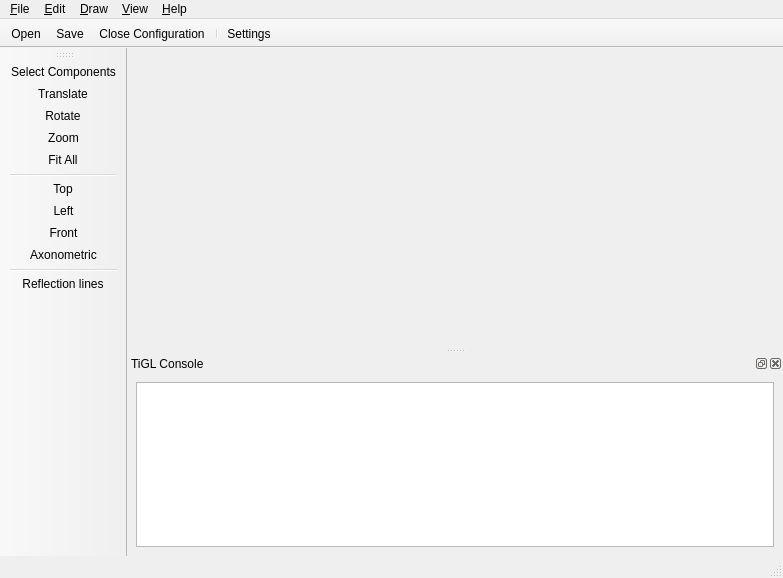
<?xml version="1.0" encoding="UTF-8"?>
<ui version="4.0">
 <class>TIGLViewerWindow</class>
 <widget class="QMainWindow" name="TIGLViewerWindow">
  <property name="geometry">
   <rect>
    <x>0</x>
    <y>0</y>
    <width>783</width>
    <height>578</height>
   </rect>
  </property>
  <property name="windowTitle">
   <string>MainWindow</string>
  </property>
  <property name="windowIcon">
   <iconset resource="TIGLViewer.qrc">
    <normaloff>:/gfx/Icon_TIGL_128.png</normaloff>:/gfx/Icon_TIGL_128.png</iconset>
  </property>
  <property name="unifiedTitleAndToolBarOnMac">
   <bool>true</bool>
  </property>
  <widget class="QWidget" name="centralwidget">
   <property name="sizePolicy">
    <sizepolicy hsizetype="Expanding" vsizetype="Expanding">
     <horstretch>0</horstretch>
     <verstretch>0</verstretch>
    </sizepolicy>
   </property>
   <layout class="QVBoxLayout" name="verticalLayout">
    <property name="leftMargin">
     <number>0</number>
    </property>
    <property name="topMargin">
     <number>0</number>
    </property>
    <property name="rightMargin">
     <number>0</number>
    </property>
    <property name="bottomMargin">
     <number>0</number>
    </property>
    <item>
     <widget class="TIGLViewerWidget" name="myOCC" native="true">
      <property name="sizePolicy">
       <sizepolicy hsizetype="Preferred" vsizetype="Preferred">
        <horstretch>0</horstretch>
        <verstretch>70</verstretch>
       </sizepolicy>
      </property>
      <property name="minimumSize">
       <size>
        <width>0</width>
        <height>300</height>
       </size>
      </property>
     </widget>
    </item>
   </layout>
  </widget>
  <widget class="QMenuBar" name="menubar">
   <property name="geometry">
    <rect>
     <x>0</x>
     <y>0</y>
     <width>783</width>
     <height>25</height>
    </rect>
   </property>
   <widget class="QMenu" name="fileMenu">
    <property name="title">
     <string>&amp;File</string>
    </property>
    <widget class="QMenu" name="recentFileMenu">
     <property name="title">
      <string>&amp;Recent Files</string>
     </property>
    </widget>
    <widget class="QMenu" name="tiglMenu">
     <property name="title">
      <string>&amp;CPACS Export</string>
     </property>
     <widget class="QMenu" name="menuExport_to_IGES">
      <property name="title">
       <string>IGES</string>
      </property>
      <addaction name="tiglExportIgesAction"/>
      <addaction name="tiglExportFusedIgesAction"/>
     </widget>
     <widget class="QMenu" name="menuExport_to_STEP">
      <property name="title">
       <string>STEP</string>
      </property>
      <addaction name="tiglExportStepAction"/>
      <addaction name="tiglExportFusedStepAction"/>
     </widget>
     <widget class="QMenu" name="menuExport_to_VTK">
      <property name="title">
       <string>VTK</string>
      </property>
      <addaction name="tiglExportMeshedWingVTK"/>
      <addaction name="tiglExportMeshedWingVTKsimple"/>
      <addaction name="tiglExportMeshedFuselageVTK"/>
      <addaction name="tiglExportMeshedConfigVTKNoFuse"/>
      <addaction name="tiglExportMeshedConfigVTK"/>
     </widget>
     <widget class="QMenu" name="menuExport_to_STL">
      <property name="title">
       <string>STL</string>
      </property>
      <addaction name="tiglExportMeshedWingSTL"/>
      <addaction name="tiglExportMeshedFuselageSTL"/>
      <addaction name="tiglExportMeshedConfigSTL"/>
     </widget>
     <widget class="QMenu" name="menuExport_to_Collada">
      <property name="title">
       <string>Collada</string>
      </property>
      <addaction name="tiglExportWingColladaAction"/>
      <addaction name="tiglExportFuselageColladaAction"/>
      <addaction name="tiglExportConfigurationColladaAction"/>
     </widget>
     <widget class="QMenu" name="menuExport_to_BRep">
      <property name="title">
       <string>BRep</string>
      </property>
      <addaction name="tiglExportWingBRepAction"/>
      <addaction name="tiglExportFuselageBRepAction"/>
      <addaction name="tiglExportFusedConfigBRep"/>
      <addaction name="tiglExportWingCurvesBRepAction"/>
      <addaction name="tiglExportFuselageCurvesBRepAction"/>
     </widget>
     <addaction name="menuExport_to_IGES"/>
     <addaction name="menuExport_to_STEP"/>
     <addaction name="menuExport_to_BRep"/>
     <addaction name="separator"/>
     <addaction name="menuExport_to_VTK"/>
     <addaction name="menuExport_to_STL"/>
     <addaction name="menuExport_to_Collada"/>
    </widget>
    <addaction name="newAction"/>
    <addaction name="openAction"/>
    <addaction name="recentFileMenu"/>
    <addaction name="openScriptAction"/>
    <addaction name="setBackgroundAction"/>
    <addaction name="separator"/>
    <addaction name="saveAction"/>
    <addaction name="saveScreenshotAction"/>
    <addaction name="tiglMenu"/>
    <addaction name="closeAction"/>
    <addaction name="separator"/>
    <addaction name="settingsAction"/>
    <addaction name="exitAction"/>
   </widget>
   <widget class="QMenu" name="cpacsMenu">
    <property name="title">
     <string>&amp;Draw</string>
    </property>
    <widget class="QMenu" name="menuAircraft">
     <property name="title">
      <string>Aircraft</string>
     </property>
     <addaction name="showAllWingsAndFuselagesAction"/>
     <addaction name="showAllWingsAndFuselageDuctCutoutsAction"/>
     <addaction name="showAllWingsAndFuselagesSurfacePointsAction"/>
     <addaction name="drawFusedAircraftAction"/>
     <addaction name="showFusedAirplaneTriangulation"/>
     <addaction name="drawIntersectionAction"/>
     <addaction name="drawFarFieldAction"/>
     <addaction name="drawSystemsAction"/>
     <addaction name="drawComponentAction"/>
    </widget>
    <widget class="QMenu" name="menuWings">
     <property name="title">
      <string>Wings</string>
     </property>
     <addaction name="drawWingsAction"/>
     <addaction name="drawFusedWingAction"/>
     <addaction name="drawWingShellAction"/>
     <addaction name="drawWingComponentSegmentAction"/>
     <addaction name="drawWingStructureAction"/>
     <addaction name="drawWingTriangulationAction"/>
     <addaction name="drawWingProfilesAction"/>
     <addaction name="drawWingGuideCurvesAction"/>
     <addaction name="drawWingFlapsAction"/>
     <addaction name="separator"/>
     <addaction name="drawWingSamplePointsAction"/>
     <addaction name="drawWingOverlayCPACSProfilePointsAction"/>
     <addaction name="drawWingCSPointAction"/>
    </widget>
    <widget class="QMenu" name="menuFuselages">
     <property name="title">
      <string>Fuselages</string>
     </property>
     <addaction name="drawFuselageAction"/>
     <addaction name="drawFuselageProfilesAction"/>
     <addaction name="drawFuselageGuideCurvesAction"/>
     <addaction name="drawFuselageTriangulationAction"/>
     <addaction name="drawFuselageSamplePointsAction"/>
     <addaction name="drawFuselageSamplePointsAngleAction"/>
     <addaction name="drawFusedFuselageAction"/>
    </widget>
    <widget class="QMenu" name="menuRotorcraft">
     <property name="title">
      <string>Rotorcraft</string>
     </property>
     <addaction name="drawRotorsAction"/>
     <addaction name="showRotorPropertiesAction"/>
    </widget>
    <widget class="QMenu" name="menuRotorBlades">
     <property name="title">
      <string>Rotor blades</string>
     </property>
     <addaction name="drawRotorBladesAction"/>
     <addaction name="drawFusedRotorBladeAction"/>
     <addaction name="drawRotorBladeShellAction"/>
     <addaction name="drawRotorBladeComponentSegmentAction"/>
     <addaction name="drawRotorBladeTriangulationAction"/>
     <addaction name="drawRotorProfilesAction"/>
     <addaction name="drawRotorBladeGuideCurvesAction"/>
     <addaction name="separator"/>
     <addaction name="drawRotorBladeSamplePointsAction"/>
     <addaction name="drawRotorBladeOverlayCPACSProfilePointsAction"/>
     <addaction name="drawRotorBladeCSPointAction"/>
    </widget>
    <widget class="QMenu" name="menuMisc_Geometry">
     <property name="title">
      <string>Misc Geometry</string>
     </property>
     <addaction name="drawPointAction"/>
     <addaction name="drawVectorAction"/>
     <addaction name="drawBoxAction"/>
    </widget>
    <addaction name="menuAircraft"/>
    <addaction name="menuRotorcraft"/>
    <addaction name="menuWings"/>
    <addaction name="menuRotorBlades"/>
    <addaction name="menuFuselages"/>
    <addaction name="menuMisc_Geometry"/>
   </widget>
   <widget class="QMenu" name="viewMenu">
    <property name="title">
     <string>&amp;View</string>
    </property>
    <widget class="QMenu" name="viewDisplayMenu">
     <property name="title">
      <string>&amp;Display</string>
     </property>
     <addaction name="viewFrontAction"/>
     <addaction name="viewBackAction"/>
     <addaction name="viewTopAction"/>
     <addaction name="viewBottomAction"/>
     <addaction name="viewLeftAction"/>
     <addaction name="viewRightAction"/>
     <addaction name="separator"/>
     <addaction name="viewAxoAction"/>
     <addaction name="viewGridAction"/>
     <addaction name="separator"/>
     <addaction name="viewResetAction"/>
     <addaction name="viewZoomInAction"/>
     <addaction name="viewZoomOutAction"/>
     <addaction name="separator"/>
     <addaction name="showConsoleAction"/>
     <addaction name="showWireframeAction"/>
     <addaction name="showReflectionLinesAction"/>
    </widget>
    <widget class="QMenu" name="viewActionsMenu">
     <property name="title">
      <string>&amp;Actions</string>
     </property>
     <addaction name="fitAction"/>
     <addaction name="fitAllAction"/>
     <addaction name="zoomAction"/>
     <addaction name="panAction"/>
     <addaction name="rotAction"/>
    </widget>
    <widget class="QMenu" name="gridMenu">
     <property name="title">
      <string>&amp;Grid</string>
     </property>
     <addaction name="gridOnAction"/>
     <addaction name="separator"/>
     <addaction name="gridXYAction"/>
     <addaction name="gridXZAction"/>
     <addaction name="gridYZAction"/>
     <addaction name="separator"/>
     <addaction name="gridRectAction"/>
     <addaction name="gridCircAction"/>
    </widget>
    <addaction name="viewDisplayMenu"/>
    <addaction name="viewActionsMenu"/>
    <addaction name="gridMenu"/>
   </widget>
   <widget class="QMenu" name="helpMenu">
    <property name="title">
     <string>&amp;Help</string>
    </property>
    <addaction name="aboutAction"/>
    <addaction name="aboutQtAction"/>
   </widget>
   <widget class="QMenu" name="menuEdit">
    <property name="title">
     <string>&amp;Edit</string>
    </property>
   </widget>
   <addaction name="fileMenu"/>
   <addaction name="menuEdit"/>
   <addaction name="cpacsMenu"/>
   <addaction name="viewMenu"/>
   <addaction name="helpMenu"/>
  </widget>
  <widget class="QStatusBar" name="statusbar"/>
  <widget class="QToolBar" name="toolBar">
   <property name="windowTitle">
    <string>File</string>
   </property>
   <property name="movable">
    <bool>false</bool>
   </property>
   <attribute name="toolBarArea">
    <enum>TopToolBarArea</enum>
   </attribute>
   <attribute name="toolBarBreak">
    <bool>false</bool>
   </attribute>
   <addaction name="openAction"/>
   <addaction name="saveAction"/>
   <addaction name="closeAction"/>
   <addaction name="separator"/>
   <addaction name="settingsAction"/>
  </widget>
  <widget class="QToolBar" name="toolBarView">
   <property name="windowTitle">
    <string>Views</string>
   </property>
   <property name="orientation">
    <enum>Qt::Vertical</enum>
   </property>
   <attribute name="toolBarArea">
    <enum>LeftToolBarArea</enum>
   </attribute>
   <attribute name="toolBarBreak">
    <bool>false</bool>
   </attribute>
   <addaction name="selectAction"/>
   <addaction name="panAction"/>
   <addaction name="rotAction"/>
   <addaction name="zoomAction"/>
   <addaction name="fitAllAction"/>
   <addaction name="separator"/>
   <addaction name="viewTopAction"/>
   <addaction name="viewLeftAction"/>
   <addaction name="viewFrontAction"/>
   <addaction name="viewAxoAction"/>
   <addaction name="separator"/>
   <addaction name="showReflectionLinesAction"/>
  </widget>
  <widget class="QDockWidget" name="consoleDockWidget">
   <property name="windowTitle">
    <string>TiGL Console</string>
   </property>
   <attribute name="dockWidgetArea">
    <number>8</number>
   </attribute>
   <widget class="QWidget" name="dockWidgetContents_2">
    <layout class="QVBoxLayout" name="verticalLayout2">
     <item>
      <widget class="Console" name="console">
       <property name="baseSize">
        <size>
         <width>0</width>
         <height>100</height>
        </size>
       </property>
      </widget>
     </item>
    </layout>
   </widget>
  </widget>
  <action name="drawBoxAction">
   <property name="text">
    <string>Draw Box</string>
   </property>
  </action>
  <action name="newAction">
   <property name="text">
    <string>&amp;New</string>
   </property>
   <property name="toolTip">
    <string>Create a new file</string>
   </property>
   <property name="shortcut">
    <string>Ctrl+N</string>
   </property>
  </action>
  <action name="openAction">
   <property name="icon">
    <iconset resource="TIGLViewer.qrc">
     <normaloff>:/gfx/document-open.png</normaloff>:/gfx/document-open.png</iconset>
   </property>
   <property name="text">
    <string>&amp;Open...</string>
   </property>
   <property name="toolTip">
    <string>Open an existing file</string>
   </property>
   <property name="shortcut">
    <string>Ctrl+O</string>
   </property>
  </action>
  <action name="openScriptAction">
   <property name="text">
    <string>Open Script</string>
   </property>
   <property name="toolTip">
    <string>Open a script file</string>
   </property>
  </action>
  <action name="actionRecent_Files">
   <property name="text">
    <string>Recent Files</string>
   </property>
  </action>
  <action name="actionBlubb">
   <property name="text">
    <string>blubb</string>
   </property>
  </action>
  <action name="saveAction">
   <property name="icon">
    <iconset resource="TIGLViewer.qrc">
     <normaloff>:/gfx/document-save.png</normaloff>:/gfx/document-save.png</iconset>
   </property>
   <property name="text">
    <string>&amp;Save</string>
   </property>
   <property name="toolTip">
    <string>Save the document to disk</string>
   </property>
   <property name="shortcut">
    <string>Ctrl+S</string>
   </property>
  </action>
  <action name="printAction">
   <property name="text">
    <string>&amp;Print</string>
   </property>
   <property name="toolTip">
    <string>Print the document</string>
   </property>
   <property name="shortcut">
    <string>Ctrl+P</string>
   </property>
  </action>
  <action name="setBackgroundAction">
   <property name="text">
    <string>&amp;Load Background Image</string>
   </property>
   <property name="toolTip">
    <string>Set Background Image from file</string>
   </property>
   <property name="shortcut">
    <string>Ctrl+B</string>
   </property>
  </action>
  <action name="exitAction">
   <property name="text">
    <string>Exit</string>
   </property>
   <property name="toolTip">
    <string>Exit the application</string>
   </property>
   <property name="shortcut">
    <string>Ctrl+Q</string>
   </property>
  </action>
  <action name="cutAction">
   <property name="text">
    <string>Cu&amp;t</string>
   </property>
   <property name="toolTip">
    <string>Cut the current selection's contents to the clipboard</string>
   </property>
   <property name="shortcut">
    <string>Ctrl+X</string>
   </property>
  </action>
  <action name="copyAction">
   <property name="text">
    <string>&amp;Copy</string>
   </property>
   <property name="toolTip">
    <string>Copy the current selection's contents to the clipboard</string>
   </property>
   <property name="shortcut">
    <string>Ctrl+C</string>
   </property>
  </action>
  <action name="pasteAction">
   <property name="text">
    <string>&amp;Paste</string>
   </property>
   <property name="toolTip">
    <string>Paste the clipboard's contents into the current selection</string>
   </property>
   <property name="shortcut">
    <string>Ctrl+V</string>
   </property>
  </action>
  <action name="showAllWingsAndFuselagesAction">
   <property name="text">
    <string>Show the complete Aircraft</string>
   </property>
   <property name="statusTip">
    <string>Show all Fuselages and Wings</string>
   </property>
   <property name="whatsThis">
    <string>Show all Fuselages and Wings</string>
   </property>
  </action>
  <action name="showAllWingsAndFuselagesSurfacePointsAction">
   <property name="text">
    <string>Show sample Surface points on Fuselage and Wings</string>
   </property>
   <property name="toolTip">
    <string>Show sample Surface points on Fuselages and Wings</string>
   </property>
   <property name="statusTip">
    <string>Show sample Surface points on Fuselages and Wings</string>
   </property>
  </action>
  <action name="drawFusedAircraftAction">
   <property name="text">
    <string>Show the complete Aircraft fused (slow)</string>
   </property>
   <property name="statusTip">
    <string>Show the complete Aircraft fused</string>
   </property>
  </action>
  <action name="drawWingsAction">
   <property name="text">
    <string>Show Wing</string>
   </property>
   <property name="toolTip">
    <string>Show a wing only</string>
   </property>
  </action>
  <action name="drawWingProfilesAction">
   <property name="text">
    <string>Show Wing Profiles</string>
   </property>
   <property name="toolTip">
    <string>Show the profiles of a wing</string>
   </property>
   <property name="statusTip">
    <string>Show the profiles of a wing</string>
   </property>
  </action>
  <action name="drawWingOverlayCPACSProfilePointsAction">
   <property name="text">
    <string>Show Wing overlay profile points</string>
   </property>
   <property name="toolTip">
    <string>Show the points of a wing profile</string>
   </property>
  </action>
  <action name="drawWingTriangulationAction">
   <property name="text">
    <string>Show Wing triangulation</string>
   </property>
   <property name="toolTip">
    <string>Shows the triangulation of a wing</string>
   </property>
  </action>
  <action name="drawWingSamplePointsAction">
   <property name="text">
    <string>Show Sample Wing points</string>
   </property>
   <property name="toolTip">
    <string>Show sample points on a wing</string>
   </property>
   <property name="statusTip">
    <string/>
   </property>
  </action>
  <action name="drawFusedWingAction">
   <property name="text">
    <string>Show Fused Wing</string>
   </property>
   <property name="toolTip">
    <string>Shows a fused wing</string>
   </property>
   <property name="statusTip">
    <string>Shows a fused wing</string>
   </property>
  </action>
  <action name="drawWingComponentSegmentAction">
   <property name="text">
    <string>Show Wing Component Segment</string>
   </property>
   <property name="statusTip">
    <string>Shows a wing component segment</string>
   </property>
   <property name="whatsThis">
    <string>Shows a wing component segment</string>
   </property>
  </action>
  <action name="drawRotorBladesAction">
   <property name="text">
    <string>Show Rotor Blade</string>
   </property>
   <property name="toolTip">
    <string>Show a rotor blade only</string>
   </property>
  </action>
  <action name="drawRotorProfilesAction">
   <property name="text">
    <string>Show Rotor Profiles</string>
   </property>
   <property name="toolTip">
    <string>Show the profiles of a rotor</string>
   </property>
   <property name="statusTip">
    <string>Show the profiles of a rotor</string>
   </property>
  </action>
  <action name="drawRotorBladeOverlayCPACSProfilePointsAction">
   <property name="text">
    <string>Show Rotor Blade overlay profile points</string>
   </property>
   <property name="toolTip">
    <string>Show the points of a rotor blade profile</string>
   </property>
  </action>
  <action name="drawRotorBladeTriangulationAction">
   <property name="text">
    <string>Show Rotor Blade triangulation</string>
   </property>
   <property name="toolTip">
    <string>Shows the triangulation of a rotor blade</string>
   </property>
  </action>
  <action name="drawRotorBladeSamplePointsAction">
   <property name="text">
    <string>Show Sample Rotor Blade points</string>
   </property>
   <property name="toolTip">
    <string>Show sample points on a rotor blade</string>
   </property>
   <property name="statusTip">
    <string/>
   </property>
  </action>
  <action name="drawFusedRotorBladeAction">
   <property name="text">
    <string>Show Fused Rotor Blade</string>
   </property>
   <property name="toolTip">
    <string>Shows a fused rotor blade</string>
   </property>
   <property name="statusTip">
    <string>Shows a fused rotor blade</string>
   </property>
  </action>
  <action name="drawRotorBladeComponentSegmentAction">
   <property name="text">
    <string>Show Rotor Blade Component Segment</string>
   </property>
   <property name="statusTip">
    <string>Shows a rotor blade component segment</string>
   </property>
   <property name="whatsThis">
    <string>Shows a rotor blade component segment</string>
   </property>
  </action>
  <action name="drawRotorBladeCSPointAction">
   <property name="text">
    <string>Show Rotor Blade Component Segment Point</string>
   </property>
  </action>
  <action name="drawRotorBladeShellAction">
   <property name="text">
    <string>Show Rotor Blade Shells</string>
   </property>
  </action>
  <action name="drawAllRotorsWingsAndFuselagesAction">
   <property name="text">
    <string>Show all Rotors, Wings and Fuselages</string>
   </property>
   <property name="toolTip">
    <string>Show all Rotors, Wings and Fuselages</string>
   </property>
  </action>
  <action name="drawRotorsAction">
   <property name="text">
    <string>Show a Rotor</string>
   </property>
   <property name="toolTip">
    <string>Show only one rotor</string>
   </property>
  </action>
  <action name="showRotorPropertiesAction">
   <property name="text">
    <string>Show Rotor Properties...</string>
   </property>
   <property name="toolTip">
    <string>Show properties of a rotor</string>
   </property>
  </action>
  <action name="drawFuselageAction">
   <property name="text">
    <string>Show Fuselage</string>
   </property>
   <property name="toolTip">
    <string>Shows a fuselage</string>
   </property>
   <property name="statusTip">
    <string>Shows a fuselage.</string>
   </property>
  </action>
  <action name="drawFuselageProfilesAction">
   <property name="text">
    <string>Show Fuselage Profiles</string>
   </property>
   <property name="toolTip">
    <string>Show the profiles of a fuselage</string>
   </property>
   <property name="statusTip">
    <string>Show the profiles of a fuselage</string>
   </property>
  </action>
  <action name="drawFuselageTriangulationAction">
   <property name="text">
    <string>Show Fuselage triangulation</string>
   </property>
   <property name="toolTip">
    <string>Shows the triangulation of a fuselage</string>
   </property>
   <property name="statusTip">
    <string>Shows the triangulation of a fuselage.</string>
   </property>
  </action>
  <action name="drawFuselageSamplePointsAction">
   <property name="text">
    <string>Show Sample Fuselage points</string>
   </property>
   <property name="toolTip">
    <string>Show sample points on a fuselage</string>
   </property>
   <property name="statusTip">
    <string>Show sample points on a fuselage.</string>
   </property>
  </action>
  <action name="drawFuselageSamplePointsAngleAction">
   <property name="text">
    <string>Show Sample Fuselage point at Angle</string>
   </property>
   <property name="toolTip">
    <string>Show sample point on a fuselage at user defined angle and eta = 0.5</string>
   </property>
   <property name="statusTip">
    <string>Show sample point on a fuselage at user defined angle and eta = 0.5</string>
   </property>
  </action>
  <action name="drawFusedFuselageAction">
   <property name="text">
    <string>Show Fused Fuselage</string>
   </property>
   <property name="toolTip">
    <string>Show a fused fuselage</string>
   </property>
   <property name="statusTip">
    <string>Show a fused fuselage.</string>
   </property>
  </action>
  <action name="tiglExportIgesAction">
   <property name="text">
    <string>Export Configuration</string>
   </property>
   <property name="statusTip">
    <string>Export Model as IGES.</string>
   </property>
  </action>
  <action name="tiglExportFusedIgesAction">
   <property name="text">
    <string>Export Fused Configuration</string>
   </property>
   <property name="statusTip">
    <string>Export Fused Model as IGES.</string>
   </property>
  </action>
  <action name="tiglExportStepAction">
   <property name="text">
    <string>Export Configuration</string>
   </property>
   <property name="statusTip">
    <string>Export Model as STEP.</string>
   </property>
  </action>
  <action name="tiglExportStepWithMetaDataAction">
   <property name="text">
    <string>Export Model as STEP with CPACS MetaData</string>
   </property>
   <property name="statusTip">
    <string>Export Model as STEP.</string>
   </property>
  </action>
  <action name="tiglExportMeshedWingSTL">
   <property name="text">
    <string>Export Wing</string>
   </property>
   <property name="statusTip">
    <string>Export meshed Wing as STL.</string>
   </property>
  </action>
  <action name="tiglExportMeshedWingVTK">
   <property name="text">
    <string>Export Wing</string>
   </property>
   <property name="statusTip">
    <string>Export meshed Wing as VTK.</string>
   </property>
  </action>
  <action name="tiglExportMeshedWingVTKsimple">
   <property name="text">
    <string>Export Wing (simple)</string>
   </property>
   <property name="toolTip">
    <string>Export meshed Wing as simple VTK - no cpacs related export</string>
   </property>
   <property name="statusTip">
    <string>Export meshed Wing as simple VTK - no cpacs related export.</string>
   </property>
  </action>
  <action name="tiglExportMeshedFuselageVTK">
   <property name="text">
    <string>Export Fuselage</string>
   </property>
   <property name="statusTip">
    <string>Export meshed Fuselage as VTK.</string>
   </property>
  </action>
  <action name="tiglExportMeshedFuselageVTKsimple">
   <property name="text">
    <string>Export Fuselage (simple)</string>
   </property>
   <property name="toolTip">
    <string>Export meshed Fuselage as simple VTK - no cpacs realted export</string>
   </property>
   <property name="statusTip">
    <string>Export meshed Fuselage as simple VTK - no cpacs realted export.</string>
   </property>
  </action>
  <action name="tiglExportMeshedFuselageSTL">
   <property name="text">
    <string>Export Fuselage</string>
   </property>
   <property name="statusTip">
    <string>Export meshed Fuselage as STL.</string>
   </property>
  </action>
  <action name="viewFrontAction">
   <property name="icon">
    <iconset resource="TIGLViewer.qrc">
     <normaloff>:/gfx/view-front.png</normaloff>:/gfx/view-front.png</iconset>
   </property>
   <property name="text">
    <string>Front</string>
   </property>
   <property name="toolTip">
    <string>View from front</string>
   </property>
   <property name="shortcut">
    <string>1</string>
   </property>
  </action>
  <action name="viewBackAction">
   <property name="text">
    <string>Back</string>
   </property>
   <property name="toolTip">
    <string>View from the back</string>
   </property>
   <property name="shortcut">
    <string>2</string>
   </property>
  </action>
  <action name="viewTopAction">
   <property name="icon">
    <iconset resource="TIGLViewer.qrc">
     <normaloff>:/gfx/view-top.png</normaloff>:/gfx/view-top.png</iconset>
   </property>
   <property name="text">
    <string>Top</string>
   </property>
   <property name="toolTip">
    <string>View from the top</string>
   </property>
   <property name="shortcut">
    <string>3</string>
   </property>
  </action>
  <action name="viewBottomAction">
   <property name="text">
    <string>Bottom</string>
   </property>
   <property name="toolTip">
    <string>View from the bottom</string>
   </property>
   <property name="shortcut">
    <string>4</string>
   </property>
  </action>
  <action name="viewLeftAction">
   <property name="icon">
    <iconset resource="TIGLViewer.qrc">
     <normaloff>:/gfx/view-left.png</normaloff>:/gfx/view-left.png</iconset>
   </property>
   <property name="text">
    <string>Left</string>
   </property>
   <property name="toolTip">
    <string>View from the left</string>
   </property>
   <property name="shortcut">
    <string>5</string>
   </property>
  </action>
  <action name="viewRightAction">
   <property name="text">
    <string>Right</string>
   </property>
   <property name="toolTip">
    <string>View from the right</string>
   </property>
   <property name="shortcut">
    <string>6</string>
   </property>
  </action>
  <action name="viewAxoAction">
   <property name="icon">
    <iconset resource="TIGLViewer.qrc">
     <normaloff>:/gfx/view-axo.png</normaloff>:/gfx/view-axo.png</iconset>
   </property>
   <property name="text">
    <string>Axonometric</string>
   </property>
   <property name="toolTip">
    <string>Axonometric view</string>
   </property>
   <property name="shortcut">
    <string>Ctrl+D</string>
   </property>
  </action>
  <action name="viewGridAction">
   <property name="text">
    <string>Grid</string>
   </property>
   <property name="toolTip">
    <string>View on the grid</string>
   </property>
  </action>
  <action name="viewResetAction">
   <property name="text">
    <string>Reset</string>
   </property>
   <property name="toolTip">
    <string>Reset the view</string>
   </property>
  </action>
  <action name="viewZoomInAction">
   <property name="text">
    <string>Zoom in</string>
   </property>
   <property name="toolTip">
    <string>Zoom in the view</string>
   </property>
   <property name="shortcut">
    <string>+</string>
   </property>
  </action>
  <action name="viewZoomOutAction">
   <property name="text">
    <string>Zoom out</string>
   </property>
   <property name="toolTip">
    <string>Zoom out the view</string>
   </property>
   <property name="shortcut">
    <string>-</string>
   </property>
  </action>
  <action name="backgroundAction">
   <property name="text">
    <string>Change &amp;Background</string>
   </property>
   <property name="toolTip">
    <string>Change the background color</string>
   </property>
  </action>
  <action name="fitAction">
   <property name="text">
    <string>&amp;Fit Window</string>
   </property>
   <property name="toolTip">
    <string>Fit to window</string>
   </property>
   <property name="shortcut">
    <string>Ctrl+F</string>
   </property>
  </action>
  <action name="fitAllAction">
   <property name="icon">
    <iconset resource="TIGLViewer.qrc">
     <normaloff>:/gfx/view-fit.png</normaloff>:/gfx/view-fit.png</iconset>
   </property>
   <property name="text">
    <string>Fit &amp;All</string>
   </property>
   <property name="toolTip">
    <string>Fit contents to viewport</string>
   </property>
   <property name="shortcut">
    <string>Alt+A</string>
   </property>
  </action>
  <action name="zoomAction">
   <property name="icon">
    <iconset resource="TIGLViewer.qrc">
     <normaloff>:/gfx/zoom.png</normaloff>:/gfx/zoom.png</iconset>
   </property>
   <property name="text">
    <string>&amp;Zoom</string>
   </property>
   <property name="toolTip">
    <string>Zoom in window</string>
   </property>
   <property name="shortcut">
    <string>Ctrl+E</string>
   </property>
  </action>
  <action name="panAction">
   <property name="icon">
    <iconset resource="TIGLViewer.qrc">
     <normaloff>:/gfx/translate.png</normaloff>:/gfx/translate.png</iconset>
   </property>
   <property name="text">
    <string>&amp;Translate</string>
   </property>
   <property name="toolTip">
    <string>Window panning</string>
   </property>
   <property name="shortcut">
    <string>Ctrl+T</string>
   </property>
  </action>
  <action name="rotAction">
   <property name="icon">
    <iconset resource="TIGLViewer.qrc">
     <normaloff>:/gfx/rotate.png</normaloff>:/gfx/rotate.png</iconset>
   </property>
   <property name="text">
    <string>&amp;Rotate</string>
   </property>
   <property name="toolTip">
    <string>Rotate</string>
   </property>
   <property name="shortcut">
    <string>Ctrl+R</string>
   </property>
  </action>
  <action name="gridOnAction">
   <property name="checkable">
    <bool>true</bool>
   </property>
   <property name="checked">
    <bool>true</bool>
   </property>
   <property name="text">
    <string>&amp;Grid On</string>
   </property>
   <property name="iconText">
    <string>Show grid</string>
   </property>
   <property name="toolTip">
    <string>Turn the grid on/off</string>
   </property>
   <property name="statusTip">
    <string>Turn the grid on/off</string>
   </property>
   <property name="shortcut">
    <string>Ctrl+G</string>
   </property>
  </action>
  <action name="gridOffAction">
   <property name="text">
    <string>Gri&amp;d Off</string>
   </property>
   <property name="toolTip">
    <string>Turn the grid off</string>
   </property>
   <property name="shortcut">
    <string>Ctrl+J</string>
   </property>
  </action>
  <action name="gridXYAction">
   <property name="text">
    <string>XY Grid</string>
   </property>
   <property name="toolTip">
    <string>Grid on XY Plane</string>
   </property>
  </action>
  <action name="gridXZAction">
   <property name="text">
    <string>XZ Grid</string>
   </property>
   <property name="toolTip">
    <string>Grid on XZ Plane</string>
   </property>
   <property name="shortcut">
    <string>Ctrl+Y</string>
   </property>
  </action>
  <action name="gridYZAction">
   <property name="text">
    <string>YZ Grid</string>
   </property>
   <property name="toolTip">
    <string>Grid on YZ Plane</string>
   </property>
  </action>
  <action name="gridRectAction">
   <property name="text">
    <string>Rectangular</string>
   </property>
   <property name="statusTip">
    <string>Rectangular grid</string>
   </property>
  </action>
  <action name="gridCircAction">
   <property name="text">
    <string>Polar</string>
   </property>
   <property name="toolTip">
    <string>Polar grid</string>
   </property>
  </action>
  <action name="aboutAction">
   <property name="text">
    <string>&amp;About</string>
   </property>
   <property name="toolTip">
    <string>Show the application's About box</string>
   </property>
  </action>
  <action name="aboutQtAction">
   <property name="text">
    <string>About &amp;Qt</string>
   </property>
   <property name="toolTip">
    <string>Show the Qt library's About box</string>
   </property>
  </action>
  <action name="showConsoleAction">
   <property name="checkable">
    <bool>true</bool>
   </property>
   <property name="checked">
    <bool>true</bool>
   </property>
   <property name="text">
    <string>Console</string>
   </property>
   <property name="shortcut">
    <string>Alt+C</string>
   </property>
  </action>
  <action name="showScriptAction">
   <property name="checkable">
    <bool>true</bool>
   </property>
   <property name="checked">
    <bool>true</bool>
   </property>
   <property name="text">
    <string>ScriptInput</string>
   </property>
   <property name="shortcut">
    <string>Alt+S</string>
   </property>
  </action>
  <action name="showWireframeAction">
   <property name="checkable">
    <bool>true</bool>
   </property>
   <property name="text">
    <string>Wireframe</string>
   </property>
   <property name="statusTip">
    <string>Show wireframes</string>
   </property>
   <property name="shortcut">
    <string>Ctrl+W</string>
   </property>
  </action>
  <action name="drawIntersectionAction">
   <property name="text">
    <string>Show Intersection Line</string>
   </property>
  </action>
  <action name="showFusedAirplaneTriangulation">
   <property name="text">
    <string>Show fused Airplane Triangulation (slow)</string>
   </property>
  </action>
  <action name="closeAction">
   <property name="icon">
    <iconset resource="TIGLViewer.qrc">
     <normaloff>:/gfx/document-close.png</normaloff>:/gfx/document-close.png</iconset>
   </property>
   <property name="text">
    <string>&amp;Close Configuration</string>
   </property>
  </action>
  <action name="selectAction">
   <property name="icon">
    <iconset resource="TIGLViewer.qrc">
     <normaloff>:/gfx/select.png</normaloff>:/gfx/select.png</iconset>
   </property>
   <property name="text">
    <string>Select Components</string>
   </property>
   <property name="toolTip">
    <string>Select Components</string>
   </property>
  </action>
  <action name="settingsAction">
   <property name="icon">
    <iconset resource="TIGLViewer.qrc">
     <normaloff>:/gfx/settings.png</normaloff>:/gfx/settings.png</iconset>
   </property>
   <property name="text">
    <string>Settings</string>
   </property>
  </action>
  <action name="drawWingShellAction">
   <property name="text">
    <string>Show Wing Shells</string>
   </property>
  </action>
  <action name="tiglExportStructuredIgesAction">
   <property name="text">
    <string>Export Model as structed IGES</string>
   </property>
   <property name="iconText">
    <string>Export Model as IGES with CPACS metadata</string>
   </property>
   <property name="toolTip">
    <string>Export Model as IGES with CPACS metadata</string>
   </property>
  </action>
  <action name="tiglExportWingColladaAction">
   <property name="text">
    <string>Export Wing</string>
   </property>
  </action>
  <action name="tiglExportFuselageColladaAction">
   <property name="text">
    <string>Export Fuselage</string>
   </property>
  </action>
  <action name="drawWingCSPointAction">
   <property name="text">
    <string>Show Wing Component Segment Point</string>
   </property>
  </action>
  <action name="tiglExportMeshedConfigVTK">
   <property name="text">
    <string>Export fused Configuration (slow)</string>
   </property>
  </action>
  <action name="tiglExportMeshedConfigVTKNoFuse">
   <property name="text">
    <string>Export Configuration (not fused)</string>
   </property>
  </action>
  <action name="drawFarFieldAction">
   <property name="enabled">
    <bool>false</bool>
   </property>
   <property name="text">
    <string>Draw Far Field</string>
   </property>
  </action>
  <action name="tiglExportFusedStepAction">
   <property name="text">
    <string>Export fused/trimmed Configuration</string>
   </property>
  </action>
  <action name="tiglExportWingBRepAction">
   <property name="text">
    <string>Export Wing</string>
   </property>
  </action>
  <action name="tiglExportFuselageBRepAction">
   <property name="text">
    <string>Export Fuselage</string>
   </property>
  </action>
  <action name="tiglExportFusedConfigBRep">
   <property name="text">
    <string>Export Fused Configuration (slow)</string>
   </property>
  </action>
  <action name="drawWingGuideCurvesAction">
   <property name="text">
    <string>Show Wing Guide Curves</string>
   </property>
  </action>
  <action name="drawRotorBladeGuideCurvesAction">
   <property name="text">
    <string>Show Rotor Blade Guide Curves</string>
   </property>
  </action>
  <action name="drawFuselageGuideCurvesAction">
   <property name="text">
    <string>Show Fuselage Guide Curves</string>
   </property>
  </action>
  <action name="tiglExportWingCurvesBRepAction">
   <property name="text">
    <string>Export Wing Curves</string>
   </property>
  </action>
  <action name="tiglExportFuselageCurvesBRepAction">
   <property name="text">
    <string>Export Fuselage Curves</string>
   </property>
  </action>
  <action name="actionCreate_Screenshot">
   <property name="text">
    <string>Create Screenshot</string>
   </property>
  </action>
  <action name="saveScreenshotAction">
   <property name="icon">
    <iconset resource="TIGLViewer.qrc">
     <normaloff>:/gfx/screenshot.png</normaloff>:/gfx/screenshot.png</iconset>
   </property>
   <property name="text">
    <string>Save Screenshot</string>
   </property>
  </action>
  <action name="tiglExportConfigurationColladaAction">
   <property name="text">
    <string>Export Configuration</string>
   </property>
  </action>
  <action name="drawPointAction">
   <property name="text">
    <string>Draw Point</string>
   </property>
  </action>
  <action name="drawVectorAction">
   <property name="text">
    <string>Draw Vector</string>
   </property>
  </action>
  <action name="drawSystemsAction">
   <property name="text">
    <string>Draw Systems</string>
   </property>
  </action>
  <action name="drawWingStructureAction">
   <property name="text">
    <string>Show Wing Structure</string>
   </property>
  </action>
  <action name="tiglExportMeshedConfigSTL">
   <property name="text">
    <string>Export Configuration</string>
   </property>
  </action>
  <action name="showReflectionLinesAction">
   <property name="checkable">
    <bool>true</bool>
   </property>
   <property name="icon">
    <iconset resource="TIGLViewer.qrc">
     <normaloff>:/gfx/reflections.png</normaloff>:/gfx/reflections.png</iconset>
   </property>
   <property name="text">
    <string>Reflection lines</string>
   </property>
   <property name="toolTip">
    <string>Show reflection lines (zebra plot)</string>
   </property>
   <property name="shortcut">
    <string>Alt+R</string>
   </property>
   <property name="iconVisibleInMenu">
    <bool>false</bool>
   </property>
  </action>
  <action name="drawComponentAction">
   <property name="text">
    <string>Draw any Component</string>
   </property>
  </action>
  <action name="selectAllAction">
   <property name="text">
    <string>Select all</string>
   </property>
   <property name="shortcut">
    <string>Ctrl+A</string>
   </property>
  </action>
  <action name="undoAction_2">
   <property name="text">
    <string>Undo</string>
   </property>
  </action>
  <action name="blaAction">
   <property name="text">
    <string>Redo</string>
   </property>
  </action>
  <action name="drawWingFlapsAction">
   <property name="text">
    <string>Show Wing Flaps</string>
   </property>
  </action>
  <action name="showAllWingsAndFuselageDuctCutoutsAction">
   <property name="text">
    <string>Show the complete Aircraft with Duct Cutouts</string>
   </property>
   <property name="statusTip">
    <string>Show all Fuselages and Wings with Duct Cutouts</string>
   </property>
   <property name="whatsThis">
    <string>Show all Fuselages and Wings with Duct Cutouts</string>
   </property>
  </action>
 </widget>
 <customwidgets>
  <customwidget>
   <class>TIGLViewerWidget</class>
   <extends>QWidget</extends>
   <header>TIGLViewerWidget.h</header>
   <container>1</container>
  </customwidget>
  <customwidget>
   <class>Console</class>
   <extends>QPlainTextEdit</extends>
   <header>TiglViewerConsole.h</header>
  </customwidget>
 </customwidgets>
 <resources>
  <include location="TIGLViewer.qrc"/>
 </resources>
 <connections/>
</ui>
